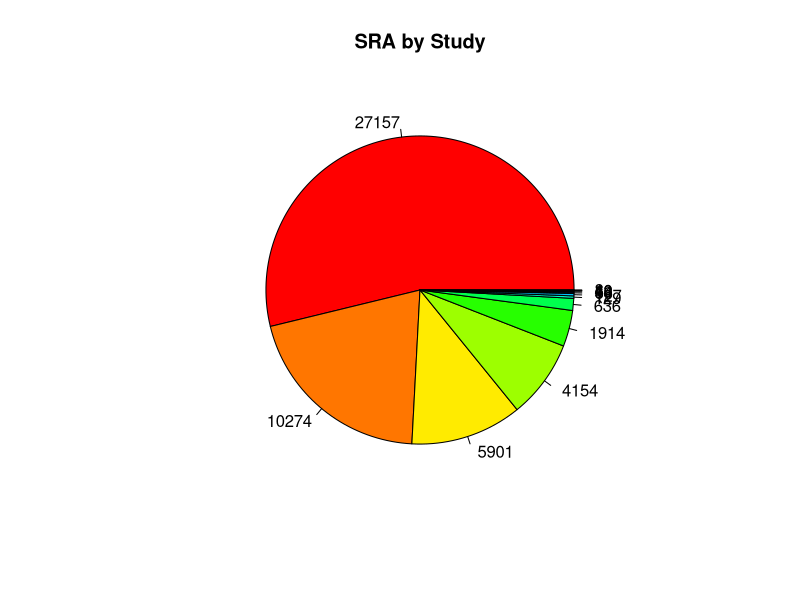

R code for this plot:
png("pie1.png")
dat <- read.delim2("srabystudy.txt", header=F)
names(dat) <- c("Study", "freq")
dat <- cbind(dat, serial=seq(dim(dat)[1]))
dat2 <- dat[ dat$freq != 0, ]
pie(dat2$freq, labels=paste(dat2$GO, dat2$freq), col=rainbow(dim(dat[1])[dat2$serial]), main="SRA by Study")
dev.off()
